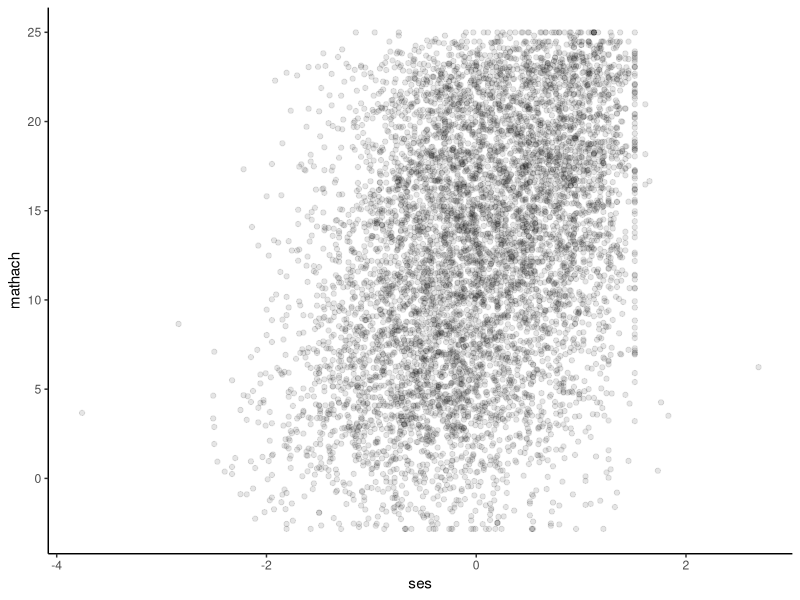
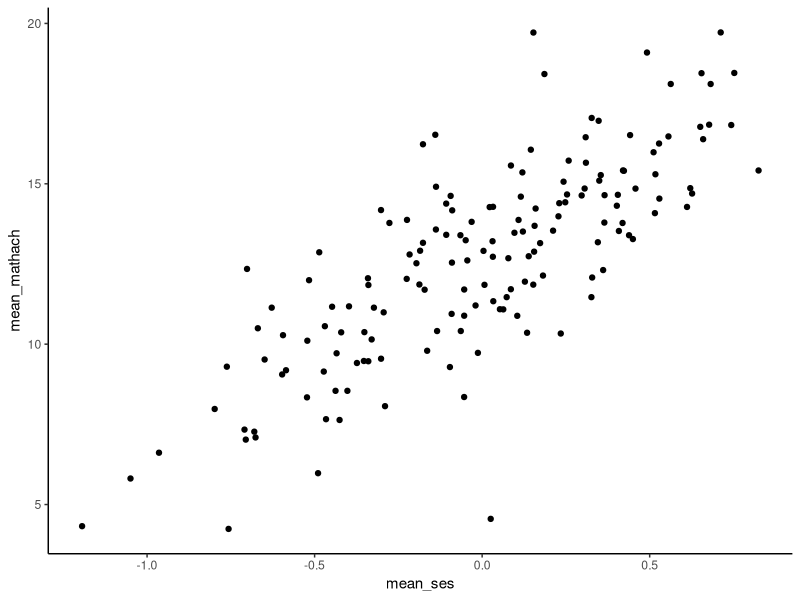
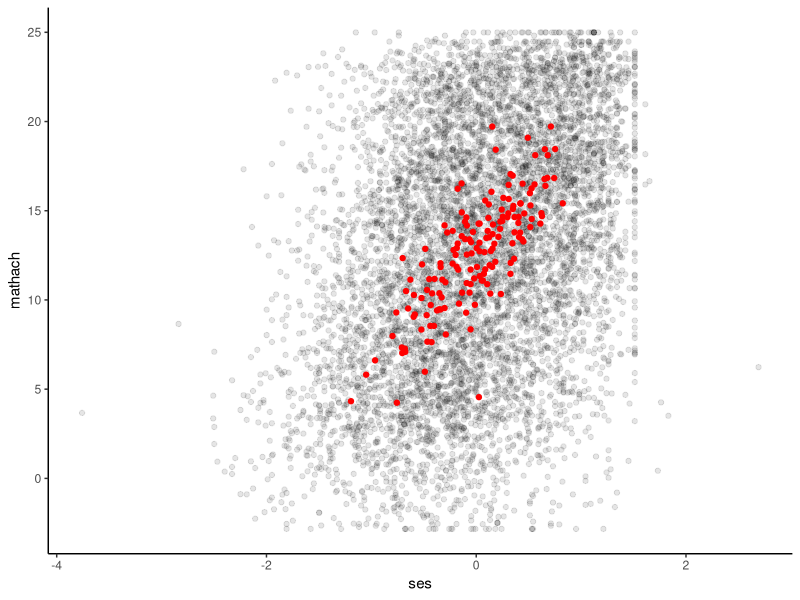

The R script that drew these images, in order:
## ---- chunk 1
knitr::opts_chunk$set(echo = TRUE)
knitr::opts_chunk$set(warning = FALSE)
knitr::opts_chunk$set(message = FALSE)
## ---- chunk 2
library(tidyverse)
library(haven)

# clear memory
rm(list = ls())

theme_set(theme_classic())

# load HSB data
hsb <- read_dta("data/hsb.dta") |> 
  select(mathach, ses, schoolid)

sch <- hsb |> 
  group_by(schoolid) |> 
  summarise(mean_ses = mean(ses),
            mean_mathach = mean(mathach))
## ---- chunk 3
ggplot(hsb, aes(x = ses, y = mathach)) +
  geom_point(alpha = 0.1)

ggplot(sch, aes(x = mean_ses, y = mean_mathach)) +
  geom_point()
## ---- chunk 4
ggplot(hsb, aes(x = ses, y = mathach)) +
  geom_point(alpha = 0.1) +
  geom_point(data = sch, aes(x = mean_ses, y = mean_mathach), color = "red")
